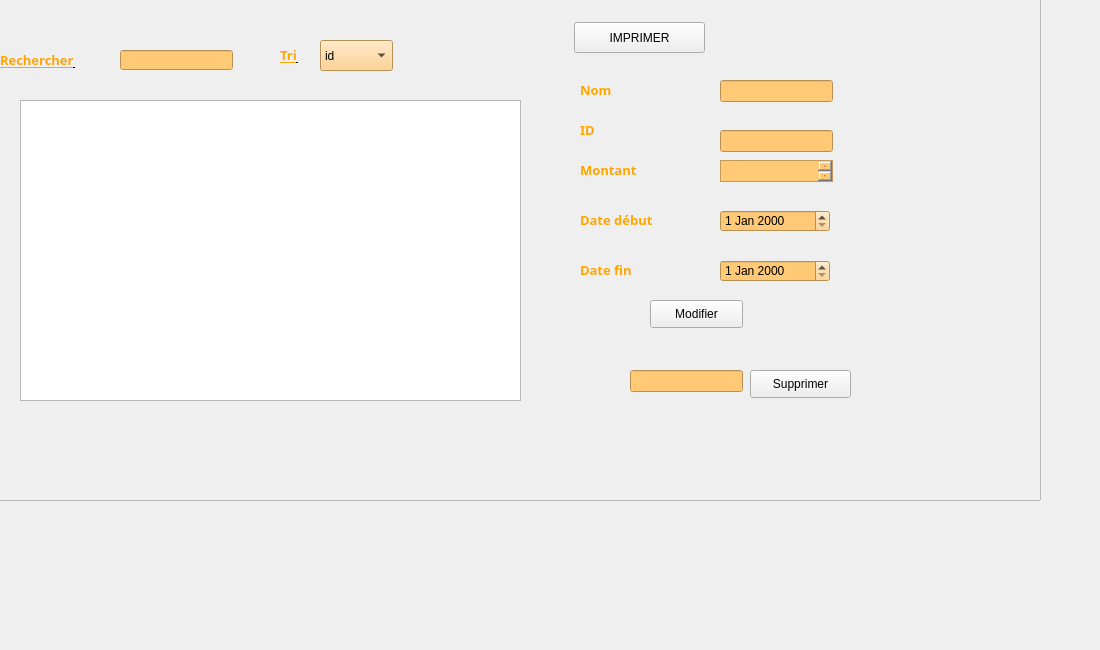
       <widget class="QWidget" name="tab_2">
        <attribute name="title">
         <string>Afficher sponsor</string>
        </attribute>
        <widget class="QLineEdit" name="nom_9">
         <property name="geometry">
          <rect>
           <x>720</x>
           <y>80</y>
           <width>113</width>
           <height>22</height>
          </rect>
         </property>
         <property name="styleSheet">
          <string notr="true">background-color: rgb(255, 201, 118);</string>
         </property>
        </widget>
        <widget class="QTableView" name="tab_spons">
         <property name="geometry">
          <rect>
           <x>20</x>
           <y>100</y>
           <width>501</width>
           <height>301</height>
          </rect>
         </property>
         <property name="styleSheet">
          <string notr="true"/>
         </property>
        </widget>
        <widget class="QPushButton" name="pushButton_imprimer_2">
         <property name="geometry">
          <rect>
           <x>574</x>
           <y>22</y>
           <width>131</width>
           <height>31</height>
          </rect>
         </property>
         <property name="styleSheet">
          <string notr="true"/>
         </property>
         <property name="text">
          <string>IMPRIMER</string>
         </property>
        </widget>
        <widget class="QLineEdit" name="id_3">
         <property name="geometry">
          <rect>
           <x>720</x>
           <y>130</y>
           <width>113</width>
           <height>22</height>
          </rect>
         </property>
         <property name="styleSheet">
          <string notr="true">background-color: rgb(255, 201, 118);</string>
         </property>
        </widget>
        <widget class="QDateEdit" name="date_debut_3">
         <property name="geometry">
          <rect>
           <x>720</x>
           <y>210</y>
           <width>110</width>
           <height>22</height>
          </rect>
         </property>
         <property name="styleSheet">
          <string notr="true">background-color: rgb(255, 201, 118);</string>
         </property>
        </widget>
        <widget class="QFrame" name="frame_2">
         <property name="geometry">
          <rect>
           <x>-50</x>
           <y>-140</y>
           <width>1091</width>
           <height>641</height>
          </rect>
         </property>
         <property name="frameShape">
          <enum>QFrame::StyledPanel</enum>
         </property>
         <property name="frameShadow">
          <enum>QFrame::Raised</enum>
         </property>
         <widget class="QLineEdit" name="chercher_2">
          <property name="geometry">
           <rect>
            <x>170</x>
            <y>190</y>
            <width>113</width>
            <height>20</height>
           </rect>
          </property>
          <property name="styleSheet">
           <string notr="true">background-color: rgb(255, 201, 118);</string>
          </property>
         </widget>
         <widget class="QLabel" name="label">
          <property name="geometry">
           <rect>
            <x>50</x>
            <y>190</y>
            <width>121</width>
            <height>21</height>
           </rect>
          </property>
          <property name="font">
           <font>
            <family>smile</family>
            <pointsize>5</pointsize>
            <weight>75</weight>
            <bold>true</bold>
            <underline>true</underline>
            <kerning>true</kerning>
           </font>
          </property>
          <property name="styleSheet">
           <string notr="true"/>
          </property>
          <property name="text">
           <string>&lt;head&gt;
  &lt;style&gt;
    h1 { color: orange
; }
  &lt;/style&gt;
&lt;/head&gt;

&lt;body&gt;
  &lt;h1&gt;Rechercher&lt;/h1&gt;
 
&lt;/body&gt;</string>
          </property>
         </widget>
         <widget class="QLabel" name="label_2">
          <property name="geometry">
           <rect>
            <x>330</x>
            <y>180</y>
            <width>81</width>
            <height>31</height>
           </rect>
          </property>
          <property name="font">
           <font>
            <family>smile</family>
            <pointsize>5</pointsize>
            <weight>75</weight>
            <bold>true</bold>
            <underline>true</underline>
           </font>
          </property>
          <property name="text">
           <string>&lt;head&gt;
  &lt;style&gt;
    h1 { color: orange; }
  &lt;/style&gt;
&lt;/head&gt;

&lt;body&gt;
  &lt;h1&gt;Tri&lt;/h1&gt;
 
&lt;/body&gt;</string>
          </property>
         </widget>
         <widget class="QComboBox" name="comboBox_trier_2">
          <property name="geometry">
           <rect>
            <x>370</x>
            <y>180</y>
            <width>73</width>
            <height>31</height>
           </rect>
          </property>
          <property name="autoFillBackground">
           <bool>false</bool>
          </property>
          <property name="styleSheet">
           <string notr="true">background-color: rgb(255, 201, 118);</string>
          </property>
          <item>
           <property name="text">
            <string>id</string>
           </property>
          </item>
          <item>
           <property name="text">
            <string>nom</string>
           </property>
          </item>
          <item>
           <property name="text">
            <string>montant</string>
           </property>
          </item>
          <item>
           <property name="text">
            <string>date debut</string>
           </property>
          </item>
          <item>
           <property name="text">
            <string>date fin</string>
           </property>
          </item>
         </widget>
         <widget class="QLabel" name="id">
          <property name="geometry">
           <rect>
            <x>630</x>
            <y>220</y>
            <width>41</width>
            <height>21</height>
           </rect>
          </property>
          <property name="font">
           <font>
            <family>smile</family>
            <pointsize>5</pointsize>
            <weight>75</weight>
            <italic>false</italic>
            <bold>true</bold>
            <underline>false</underline>
           </font>
          </property>
          <property name="styleSheet">
           <string notr="true"/>
          </property>
          <property name="text">
           <string>&lt;head&gt;
  &lt;style&gt;
    h1 { color: orange; }
  &lt;/style&gt;
&lt;/head&gt;

&lt;body&gt;
  &lt;h1&gt;Nom&lt;/h1&gt;
 
&lt;/body&gt;</string>
          </property>
          <property name="textFormat">
           <enum>Qt::AutoText</enum>
          </property>
          <property name="scaledContents">
           <bool>false</bool>
          </property>
         </widget>
         <widget class="QLabel" name="prenom">
          <property name="geometry">
           <rect>
            <x>630</x>
            <y>300</y>
            <width>81</width>
            <height>20</height>
           </rect>
          </property>
          <property name="font">
           <font>
            <family>smile</family>
            <pointsize>5</pointsize>
            <weight>75</weight>
            <bold>true</bold>
            <underline>false</underline>
           </font>
          </property>
          <property name="styleSheet">
           <string notr="true"/>
          </property>
          <property name="text">
           <string>&lt;head&gt;
  &lt;style&gt;
    h1 { color: orange; }
  &lt;/style&gt;
&lt;/head&gt;

&lt;body&gt;
  &lt;h1&gt;Montant&lt;/h1&gt;
 
&lt;/body&gt;</string>
          </property>
         </widget>
         <widget class="QLabel" name="nom_6">
          <property name="geometry">
           <rect>
            <x>630</x>
            <y>260</y>
            <width>111</width>
            <height>20</height>
           </rect>
          </property>
          <property name="font">
           <font>
            <family>smile</family>
            <pointsize>5</pointsize>
            <weight>75</weight>
            <bold>true</bold>
            <underline>false</underline>
           </font>
          </property>
          <property name="text">
           <string>&lt;head&gt;
  &lt;style&gt;
    h1 { color: orange; }
  &lt;/style&gt;
&lt;/head&gt;

&lt;body&gt;
  &lt;h1&gt;ID&lt;/h1&gt;
 
&lt;/body&gt;</string>
          </property>
         </widget>
         <widget class="QLabel" name="ref">
          <property name="geometry">
           <rect>
            <x>630</x>
            <y>350</y>
            <width>111</width>
            <height>21</height>
           </rect>
          </property>
          <property name="font">
           <font>
            <family>smile</family>
            <pointsize>5</pointsize>
            <weight>75</weight>
            <bold>true</bold>
            <underline>false</underline>
           </font>
          </property>
          <property name="styleSheet">
           <string notr="true"/>
          </property>
          <property name="text">
           <string>&lt;head&gt;
  &lt;style&gt;
    h1 { color: orange; }
  &lt;/style&gt;
&lt;/head&gt;

&lt;body&gt;
  &lt;h1&gt;Date début&lt;/h1&gt;
 
&lt;/body&gt;</string>
          </property>
         </widget>
         <widget class="QLabel" name="payment">
          <property name="geometry">
           <rect>
            <x>630</x>
            <y>400</y>
            <width>111</width>
            <height>20</height>
           </rect>
          </property>
          <property name="font">
           <font>
            <family>smile</family>
            <pointsize>5</pointsize>
            <weight>75</weight>
            <bold>true</bold>
            <underline>false</underline>
           </font>
          </property>
          <property name="styleSheet">
           <string notr="true"/>
          </property>
          <property name="text">
           <string>&lt;head&gt;
  &lt;style&gt;
    h1 { color: orange; }
  &lt;/style&gt;
&lt;/head&gt;

&lt;body&gt;
  &lt;h1&gt;Date fin&lt;/h1&gt;
 
&lt;/body&gt;</string>
          </property>
         </widget>
         <widget class="QDateEdit" name="date_fin_3">
          <property name="geometry">
           <rect>
            <x>770</x>
            <y>400</y>
            <width>110</width>
            <height>22</height>
           </rect>
          </property>
          <property name="styleSheet">
           <string notr="true">background-color: rgb(255, 201, 118);</string>
          </property>
         </widget>
         <widget class="QPushButton" name="pushButton_mod_spons">
          <property name="geometry">
           <rect>
            <x>700</x>
            <y>440</y>
            <width>93</width>
            <height>28</height>
           </rect>
          </property>
          <property name="text">
           <string>Modifier</string>
          </property>
         </widget>
         <widget class="QLineEdit" name="lineEdit_supp_spons">
          <property name="geometry">
           <rect>
            <x>680</x>
            <y>510</y>
            <width>113</width>
            <height>22</height>
           </rect>
          </property>
          <property name="styleSheet">
           <string notr="true">background-color: rgb(255, 201, 118);</string>
          </property>
         </widget>
         <widget class="QPushButton" name="pushButton_supp_spons">
          <property name="geometry">
           <rect>
            <x>800</x>
            <y>510</y>
            <width>101</width>
            <height>28</height>
           </rect>
          </property>
          <property name="text">
           <string>Supprimer</string>
          </property>
         </widget>
         <widget class="QTextEdit" name="montant_3">
          <property name="geometry">
           <rect>
            <x>770</x>
            <y>300</y>
            <width>113</width>
            <height>22</height>
           </rect>
          </property>
          <property name="styleSheet">
           <string notr="true">background-color: rgb(255, 201, 118);</string>
          </property>
         </widget>
        </widget>
        <zorder>frame_2</zorder>
        <zorder>nom_9</zorder>
        <zorder>tab_spons</zorder>
        <zorder>pushButton_imprimer_2</zorder>
        <zorder>id_3</zorder>
        <zorder>date_debut_3</zorder>
       </widget>
